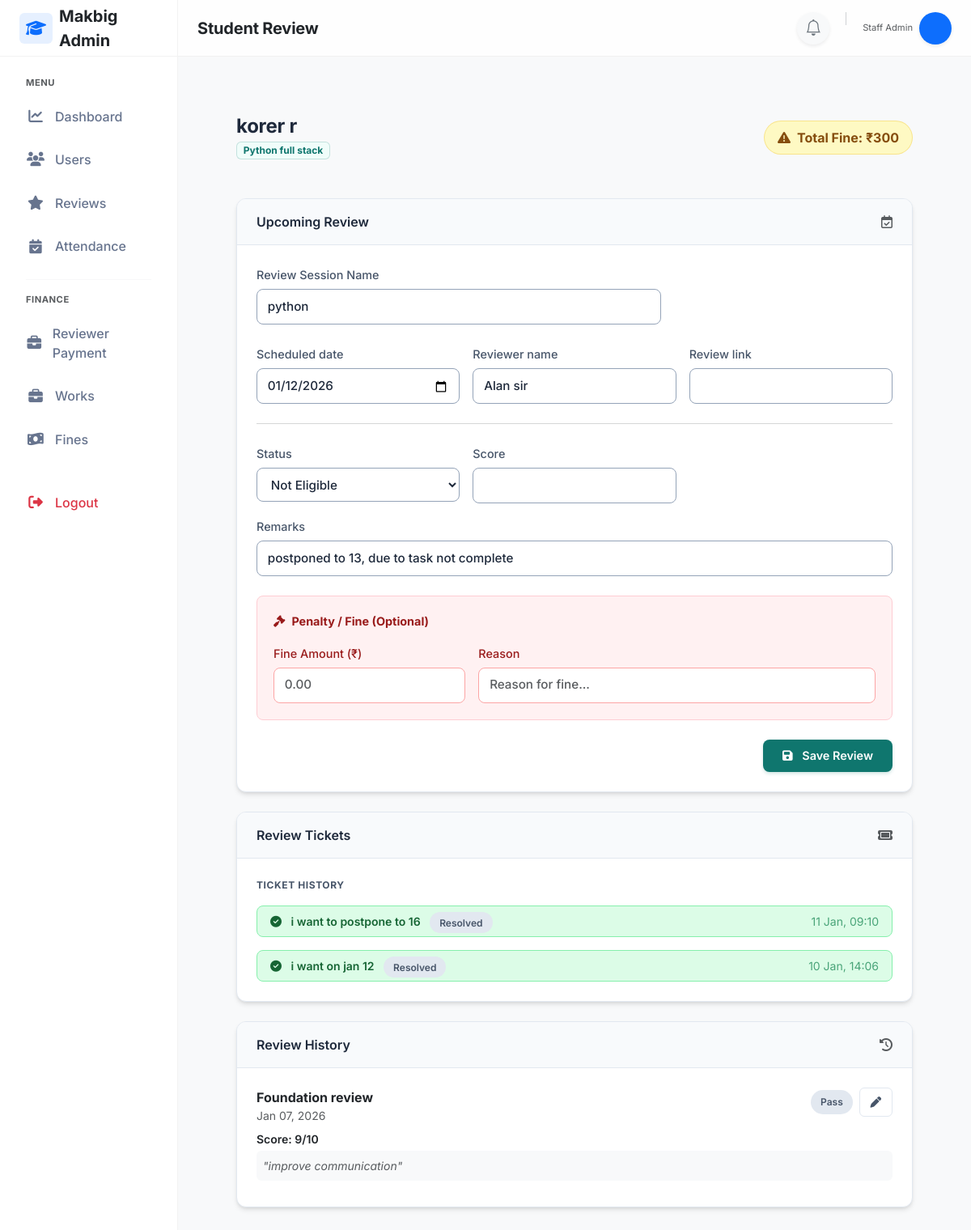
/staff/reviews/1/?course=1 (signed in), run on an earlier commit of the app's database.
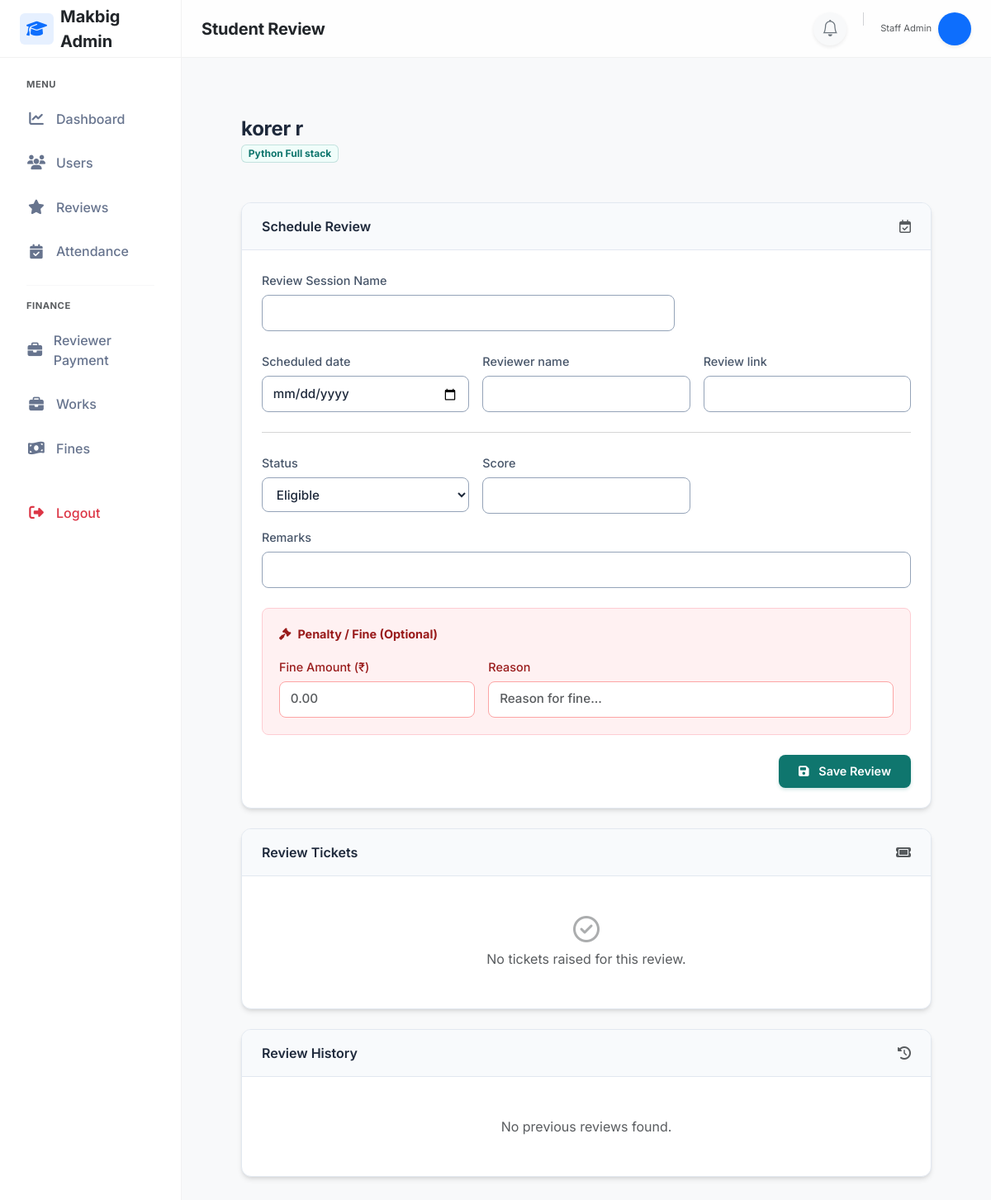
And on a later commit of the database.
### adminpanel/models.py (models this page shows, shortened)
class StudentProfile(models.Model):
    user=models.OneToOneField(User, on_delete=models.CASCADE)
    course=models.ForeignKey(Course,on_delete=models.SET_NULL,null=True)
    enrollment_date=models.DateField(auto_now_add=True)
    progress_percent=models.DecimalField(max_digits=5, decimal_places=2, default=0)

class User(AbstractUser):
    email=models.EmailField(unique=True)
    mobile_number=models.IntegerField(blank=True, null=True)
    is_student=models.BooleanField(default=False)

class Course(models.Model):
    name=models.CharField(max_length=200)
    description=models.TextField(blank=True,null=True)
    duration_months=models.IntegerField(default=6)

### reviews/models.py (models this page shows, shortened)
class ReviewSession(models.Model):
    course=models.ForeignKey(Course,on_delete=models.CASCADE,related_name='review_sessions')
    created_at=models.DateTimeField(auto_now_add=True)
    scheduled_date=models.DateField()
    review_link=models.CharField(max_length=2550,blank=True,null=True)
    reviewer_name=models.CharField(max_length=250,blank=True,null=True)
    review_name=models.CharField(max_length=100)
    is_paid = models.BooleanField(default=False,blank=True,null=True)

class ReviewAttendance(models.Model):
    STATUS_CHOICES=(
        ('eligible','Eligible'),
        ('not_eligible', 'Not Eligible'),
        ('pass','Pass'),
        ('fail','Fail'),
    )
    student=models.ForeignKey(StudentProfile,on_delete=models.CASCADE,related_name='reviews')
    remarks=models.CharField(max_length=3550,null=True,blank=True)
    score=models.IntegerField(null=True,blank=True)
    session=models.ForeignKey(ReviewSession,on_delete=models.CASCADE,related_name='student_reviews')
    status=models.CharField(max_length=50, choices=STATUS_CHOICES,default='eligible')
    created_at = models.DateTimeField(auto_now_add=True)
    class Meta:
        constraints = [
            models.UniqueConstraint(
                fields=['student'],
                condition=Q(status__in=['eligible', 'not_eligible']),
                name='one_active_upcoming_review_per_student'
            )
        ]

### reviewtickets/models.py (models this page shows, shortened)
class ReviewTicket(models.Model):
    STATUS_CHOICES=[('pending','Pending'),('resolved','Resolved'),('rejected','Rejected'),]
    student=models.ForeignKey(StudentProfile, on_delete=models.CASCADE,related_name='reviewtickets')
    review_attendance=models.ForeignKey(ReviewAttendance,  on_delete=models.CASCADE, related_name='review_tickets')
    message=models.CharField( max_length=1550)
    status=models.CharField(max_length=10,choices=STATUS_CHOICES,default='pending')
    is_seen=models.BooleanField(default=False)
    created_at=models.DateTimeField(auto_now_add=True)
    class Meta:
        ordering = ['-created_at']
        constraints = [
            models.UniqueConstraint(
                fields=['student', 'review_attendance'],
                condition=models.Q(status='pending'),
                name='one_pending_ticket_per_review'
            )
        ]

### reviews/views.py (the view, shortened to what this page needs)
# urls.py: path('staff/reviews/<int:student_id>/', views.staff_student_review, name='staff_student_review'),
@login_required(login_url='staff_login')
@user_passes_test(is_staff_user, login_url='staff_login')
def staff_student_review(request, student_id):
    courses = Course.objects.all()
    selected_course = request.GET.get('course')
    student = get_object_or_404(StudentProfile, id=student_id)
    total_fine = Penalty.objects.filter(student=student).aggregate(total=Sum('amount'))['total'] or 0
    upcoming_review = ReviewAttendance.objects.filter(student=student,status__in=['eligible','not_eligible']).select_related('session').first()
    pending_ticket = None
    resolved_tickets = []
    if upcoming_review:
        pending_ticket = ReviewTicket.objects.filter(
            review_attendance=upcoming_review,status='pending'
        ).order_by('-created_at').first()
        resolved_tickets = ReviewTicket.objects.filter(
        review_attendance=upcoming_review,
        status__in=['resolved','rejected']
        ).order_by('-created_at')
    existing_fine = Penalty.objects.filter(student=student,penalty_type='review').first()
    past_reviews = ReviewAttendance.objects.filter(student=student,status__in=['pass','fail']).select_related('session').order_by('-session__scheduled_date')
    session_form = ReviewSessionForm(instance=upcoming_review.session if upcoming_review else None)
    attendance_form = ReviewAttendanceForm(instance=upcoming_review)
    return render(request,'reviews/staff_student_review.html',{'courses':courses,'selected_course':selected_course,'student':student,'upcoming_review':upcoming_review,'past_reviews':past_reviews,'session_form':session_form,'attendance_form':attendance_form,'existing_fine': existing_fine,'total_fine': total_fine,'pending_ticket': pending_ticket,
    'resolved_tickets': resolved_tickets,
})

### templates/reviews/staff_student_review.html (shortened to what this page needs)
{% extends "layouts/staff_layout.html" %}
{% block page_title %}Student Review{% endblock %}
{% block content %}
<div class="review-container p-3 p-lg-5">
    <div class="d-flex d-flex-desktop justify-content-between align-items-center mb-5">
        <div>
            <h5 class="mb-1" style="font-size: 1.5rem;">
                {{ student.user.first_name }} {{ student.user.last_name }}
            </h5>
            <div class="d-flex align-items-center gap-2">
                <span class="badge"
                    style="background: var(--primary-light); color: var(--primary-color); border: 1px solid rgba(15, 118, 110, 0.2);">
                    {{ student.course.name }}
                </span>
            </div>
        </div>
        <div class="header-actions">
            {% if total_fine > 0 %}
            <div class="d-flex align-items-center gap-2 px-3 py-2 rounded-pill"
                style="background: var(--warning-bg); color: var(--warning-text); border: 1px solid rgba(234, 179, 8, 0.3);">
                <i class="fa-solid fa-triangle-exclamation"></i>
                <strong style="white-space: nowrap;">Total Fine: ₹{{ total_fine }}</strong>
            </div>
            {% endif %}
        </div>
    </div>
    <div class="modern-card">
        <div class="card-header-styled">
            <span>{% if upcoming_review %}Upcoming Review{% else %}Schedule Review{% endif %}</span>
            <i class="fa-regular fa-calendar-check text-muted"></i>
        </div>
        <div class="card-body-styled">
            <form method="post">
                <div class="mb-4">
                    <label class="form-label">Review Session Name</label>
                    <div style="max-width: 500px;">
                        {{ session_form.review_name }}
                    </div>
                </div>
                <div class="row g-3">
                    <div class="col-md-4">
                        <label class="form-label">{{ session_form.scheduled_date.label }}</label>
                        {{ session_form.scheduled_date }}
                    </div>
                    <div class="col-md-4">
                        <label class="form-label">{{ session_form.reviewer_name.label }}</label>
                        {{ session_form.reviewer_name }}
                    </div>
                    <div class="col-md-4">
                        <label class="form-label">{{ session_form.review_link.label }}</label>
                        {{ session_form.review_link }}
                    </div>
                    <div class="col-12">
                        <hr class="text-muted opacity-25 my-2">
                    </div>
                    <div class="col-md-4">
                        <label class="form-label">{{ attendance_form.status.label }}</label>
                        {{ attendance_form.status }}
                    </div>
                    <div class="col-md-4">
                        <label class="form-label">{{ attendance_form.score.label }}</label>
                        {{ attendance_form.score }}
                    </div>
                    <div class="col-md-12">
                        <label class="form-label">{{ attendance_form.remarks.label }}</label>
                        {{ attendance_form.remarks }}
                    </div>
                </div>
                <div class="fine-section">
                    <div class="fine-header">
                        <i class="fa-solid fa-gavel"></i>
                        Penalty / Fine (Optional)
                    </div>
                    <div class="row g-3">
                        <div class="col-md-4">
                            <label class="form-label" style="color: var(--danger-text);">Fine Amount (₹)</label>
                             <input type="number" name="fine_amount" class="form-control" step="0.01" min="0"
                                max="10000" inputmode="decimal" placeholder="0.00" style="border-color: #fca5a5;"
                                value="{% if existing_fine %}{{ existing_fine.amount }}{% endif %}">
                        </div>
                        <div class="col-md-8">
                            <label class="form-label" style="color: var(--danger-text);">Reason</label>
                            <input type="text" name="fine_reason" class="form-control" placeholder="Reason for fine..."
                                style="border-color: #fca5a5;"
                                value="{% if existing_fine %}{{ existing_fine.reason }}{% endif %}">
                        </div>
                    </div>
                </div>
                <div class="text-end mt-4">
                    <button type="submit" class="btn-primary-styled">
                        <i class="fa-solid fa-save me-2"></i> Save Review
                    </button>
                </div>
            </form>
        </div>
    </div>
    <div class="modern-card">
        <div class="card-header-styled">
            <span>Review Tickets</span>
            <i class="fa-solid fa-ticket text-muted field-icon"></i>
        </div>
        <div class="card-body-styled">
            {% if resolved_tickets %}
            <div class="section-label mb-3">Ticket History</div>
            <div class="d-flex flex-column gap-3">
                {% for ticket in resolved_tickets %}
                <div class="
    {% if ticket.status == 'resolved' %}
        alert-success-styled
    {% else %}
        alert-danger-styled
    {% endif %}
    py-2 px-3 d-flex justify-content-between align-items-center
">
                    <div class="small fw-semibold">
    {% if ticket.status == 'resolved' %}
        <i class="fa-solid fa-check-circle me-2"></i>
    {% else %}
        <i class="fa-solid fa-xmark-circle me-2"></i>
    {% endif %}
    {{ ticket.message }}
    <span class="ms-2 badge-status">
        {{ ticket.get_status_display }}
    </span>
</div>
                    <small class="text-success opacity-75 ms-3 text-nowrap">
                        {{ ticket.created_at|date:"d M, H:i" }}
                    </small>
                </div>
                {% endfor %}
            </div>
            {% endif %}
            {% if not pending_ticket and not resolved_tickets %}
            <div class="text-center py-4 text-muted">
                <i class="fa-regular fa-circle-check fs-2 mb-2 opacity-50"></i>
                <p class="mb-0">No tickets raised for this review.</p>
            </div>
            {% endif %}
        </div>
    </div>
    <div class="modern-card mb-0">
        <div class="card-header-styled">
            <span>Review History</span>
            <i class="fa-solid fa-clock-rotate-left text-muted"></i>
        </div>
        <div class="card-body-styled">
            {% for review in past_reviews %}
            <div class="border-bottom pb-3 mb-3 last-no-border">
                <div class="d-flex justify-content-between align-items-start mb-2">
                    <div>
                        <strong class="text-dark">{{ review.session.review_name }}</strong>
                        <div class="small text-muted">
                            {{ review.session.scheduled_date|date:"M d, Y" }}
                        </div>
                    </div>
                    <div class="d-flex align-items-center gap-2">
                        <span class="badge-status">
                            {{ review.get_status_display }}
                        </span>
                        <a href="{% url 'staff_edit_completed_review' review.id %}" class="btn-outline-styled">
                            <i class="fa-solid fa-pen"></i>
                        </a>
                    </div>
                </div>
                {% if review.score %}
                <div class="small fw-semibold text-dark mb-1">
                    Score: {{ review.score }}/10
                </div>
                {% endif %}
                {% if review.remarks %}
                <div class="p-2 bg-light rounded text-muted small fst-italic mb-2">
                    "{{ review.remarks }}"
                </div>
                {% endif %}
            </div>
            {% empty %}
            <div class="text-center py-4 text-muted">
                <p class="mb-0">No previous reviews found.</p>
            </div>
            {% endfor %}
        </div>
    </div>
</div>
{% endblock %}

What changed in the data, as far as the page shows it:
removed ReviewSession: review_name "python", scheduled_date "01/12/2026", reviewer_name "Alan sir"
removed ReviewAttendance: status "Not Eligible", remarks "postponed to 13, due to task not complete"
removed ReviewTicket: message "i want to postpone to 16", status "Resolved", created_at "11 Jan, 09:10"
removed ReviewTicket: message "i want on jan 12", status "Resolved", created_at "10 Jan, 14:06"
removed ReviewAttendance: session.review_name "Foundation review", session.scheduled_date "Jan 07, 2026", status "Pass", score "9", remarks "improve communication"
changed StudentProfile "korer": course.name "Python full stack" → "Python Full stack"
Also different on the page:
form field status: (not shown) → "Eligible"
{{ total_fine }}: "300" → (not shown)
text no longer shown: "Total Fine: ₹ Upcoming Review TICKET HISTORY"
text now shown: "Schedule Review No tickets raised for this review. No previous reviews found."
